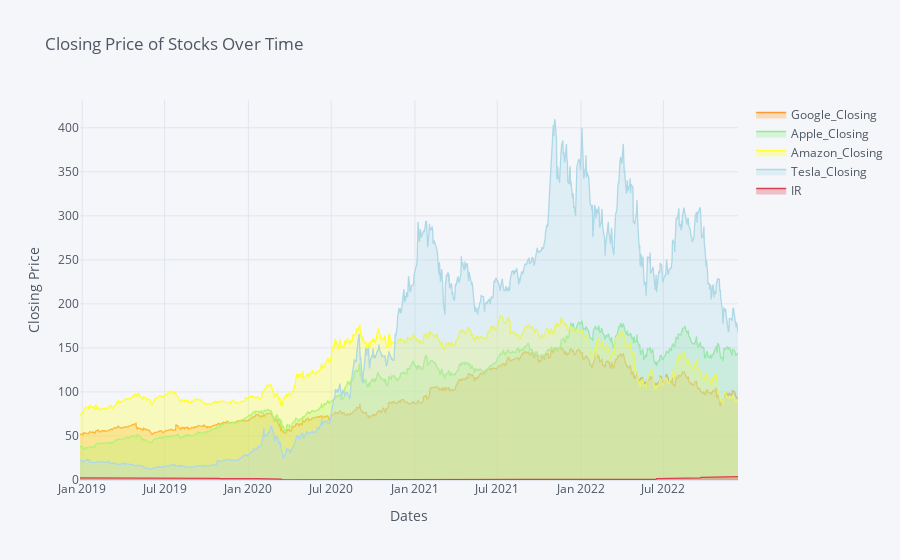

Here is the notebook cell this chart was saved with:
### Code cell
final[['Google_Closing','Apple_Closing','Amazon_Closing','Tesla_Closing','IR']].iplot(title='Closing Price of Stocks Over Time', xTitle='Dates',yTitle='Closing Price', fill=True,colors=['orange','lightgreen','yellow','lightblue','red'])

### Figure 1 — Plotly figure (JSON) as saved in the notebook; plotly's stock layout.template omitted (floating-point values rounded to 4 significant figures; data arrays with more than 128 entries replaced by an {"elided": "..."} marker saying what was removed)
{"data": [{"fill": "tozeroy", "fillcolor": "rgba(255, 153, 51, 0.3)", "line": {"color": "rgba(255, 153, 51, 1.0)", "dash": "solid", "shape": "linear", "width": 1.3}, "mode": "lines", "name": "Google_Closing", "text": "", "type": "scatter", "x": {"elided": "998 str values"}, "y": {"elided": "998 float values"}}, {"fill": "tozeroy", "fillcolor": "rgba(144, 238, 144, 0.3)", "line": {"color": "rgba(144, 238, 144, 1.0)", "dash": "solid", "shape": "linear", "width": 1.3}, "mode": "lines", "name": "Apple_Closing", "text": "", "type": "scatter", "x": {"elided": "998 str values"}, "y": {"elided": "998 float values"}}, {"fill": "tozeroy", "fillcolor": "rgba(255, 255, 51, 0.3)", "line": {"color": "rgba(255, 255, 51, 1.0)", "dash": "solid", "shape": "linear", "width": 1.3}, "mode": "lines", "name": "Amazon_Closing", "text": "", "type": "scatter", "x": {"elided": "998 str values"}, "y": {"elided": "998 float values"}}, {"fill": "tozeroy", "fillcolor": "rgba(173, 216, 230, 0.3)", "line": {"color": "rgba(173, 216, 230, 1.0)", "dash": "solid", "shape": "linear", "width": 1.3}, "mode": "lines", "name": "Tesla_Closing", "text": "", "type": "scatter", "x": {"elided": "998 str values"}, "y": {"elided": "998 float values"}}, {"fill": "tozeroy", "fillcolor": "rgba(219, 64, 82, 0.3)", "line": {"color": "rgba(219, 64, 82, 1.0)", "dash": "solid", "shape": "linear", "width": 1.3}, "mode": "lines", "name": "IR", "text": "", "type": "scatter", "x": {"elided": "998 str values"}, "y": {"elided": "998 float values"}}], "layout": {"legend": {"bgcolor": "#F5F6F9", "font": {"color": "#4D5663"}}, "paper_bgcolor": "#F5F6F9", "plot_bgcolor": "#F5F6F9", "title": {"font": {"color": "#4D5663"}, "text": "Closing Price of Stocks Over Time"}, "xaxis": {"gridcolor": "#E1E5ED", "showgrid": true, "tickfont": {"color": "#4D5663"}, "title": {"font": {"color": "#4D5663"}, "text": "Dates"}, "zerolinecolor": "#E1E5ED"}, "yaxis": {"gridcolor": "#E1E5ED", "showgrid": true, "tickfont": {"color": "#4D5663"}, "title": {"font": {"color": "#4D5663"}, "text": "Closing Price"}, "zerolinecolor": "#E1E5ED"}}}
